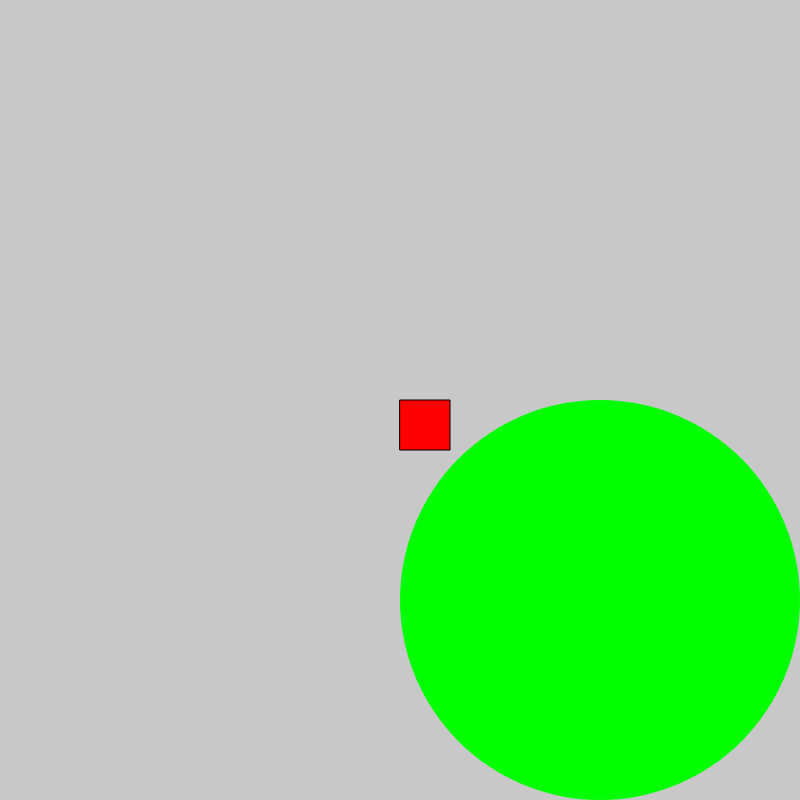
Frame 1 (no input)
Frame 60 (no input): identical to frame 1, image omitted
Frame 120 (the mouse pressed at the canvas centre since frame 60): identical to frame 1, image omitted

The p5.js sketch that drew this single still picture (run headless with seeded random() and noise() and a simulated clock; from frame 60 on, the mouse is pressed at the canvas centre):

// p5.js sketch
// ── sketch.js
function setup() {
  createCanvas(800, 800);
  console.log("something");
}

function draw() {
  background(200);
  noStroke();

  fill(0,255,0);
  ellipseMode(CORNERS);
  ellipse(width/2, height/2, 800, 800);

  fill(255, 0, 0);
  stroke(0);
  rect(width/2, height/2, 50, 50);


}
